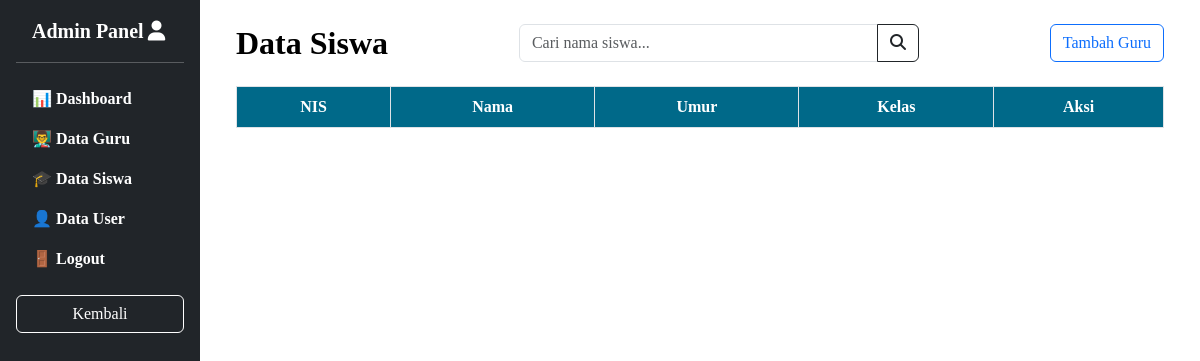
Before: /admin/datasiswa.php with the older database file.
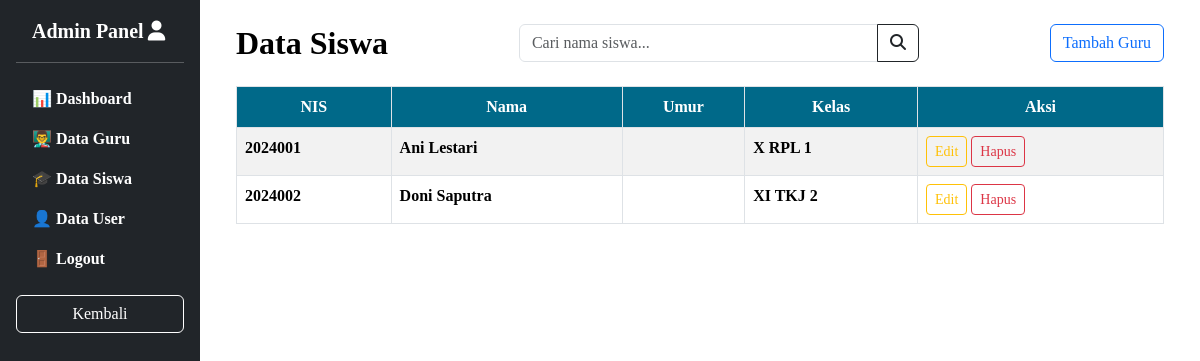
After: the same page with the newer database file.
### tables this page shows
CREATE TABLE data_siswa (
  id INT AUTO_INCREMENT PRIMARY KEY,
  nis VARCHAR(11) NOT NULL,
  nama VARCHAR(64) NOT NULL,
  umur VARCHAR(11) NOT NULL,
  kelas VARCHAR(64) NOT NULL,
  jurusan VARCHAR(16) NOT NULL,
  subkelas VARCHAR(16) NOT NULL,
  alamat TEXT NOT NULL
);

### admin/datasiswa.php (the view, shortened to what this page needs)
<?php include 'config.php';
?>
<!DOCTYPE html>
<html lang="id" data-bs-theme="light">
<head>
    <link href="https://cdn.jsdelivr.net/npm/bootstrap@5.3.2/dist/css/bootstrap.min.css" rel="stylesheet">
    <link href="https://cdn.jsdelivr.net/npm/bootstrap-icons@1.10.5/font/bootstrap-icons.css" rel="stylesheet">
    <link href="https://unpkg.com/aos@2.3.1/dist/aos.css" rel="stylesheet">
    <link rel="stylesheet" href="https://cdnjs.cloudflare.com/ajax/libs/font-awesome/6.5.0/css/all.min.css">
    <link rel="stylesheet" href="datasiswa.css">
</head>
<body data-aos="fade-in">
    <div class="d-flex">
        <?php include 'sidebar.php'; ?>
        <div class="flex-grow-1 p-4">
            <div class="container-fluid">
            <div class="d-flex justify-content-between align-items-center mb-2 flex-wrap">
                <h2 class="fw-bold mb-2 mb-md-0">Data Siswa</h2>
                <div class="input-group mx-md-4 my-2 my-md-0 justify-content-center" style="max-width: 400px;">
                    <input type="text" id="searchInput" class="form-control" placeholder="Cari nama siswa...">
                    <button class="btn dynamic-btn" type="button">
                        <i class="fa fa-search"></i>
                    </button>
                </div>
                <a href="tambahsiswa.php" class="btn btn-outline-primary">Tambah Guru</a>
            </div>
            <div class="table-responsive mt-4" style="max-height: 465px; overflow-y: auto;">
                <table class="table table-custom table-striped table-bordered">
                    <thead class="table">
                    <tr class="text-center">
                        <th>NIS</th>
                        <th>Nama</th>
                        <th>Umur</th>
                        <th>Kelas</th>
                        <th>Aksi</th>
                    </tr>
                    </thead>
                        <tbody>
                            <?php
                                $result = mysqli_query($conn, "SELECT * FROM data_siswa");
                                while ($row = mysqli_fetch_assoc($result)) {
                                    $kelas_full = $row['kelas'] . " " . $row['jurusan'] . " " . $row['subkelas'];
                                    echo "<tr>
                                            <td>{$row['nis']}</td>
                                            <td>{$row['nama']}</td>
                                            <td>{$row['umur']}</td>
                                            <td>{$kelas_full}</td>
                                            <td>
                                                <div class='d-flex gap-1'>
                                                    <a href='editsiswa.php?id={$row['id']}' class='btn btn-outline-warning btn-sm'>Edit</a>
                                                    <a href='hapussiswa.php?id={$row['id']}' class='btn btn-outline-danger btn-sm' onclick='return confirm(\"Yakin mau hapus?\")'>Hapus</a>
                                                </div>
                                            </td>
                                        </tr>";
                                    }
                                ?>
                        </tbody>
                    </table>
                </div>
            </div>
        </div>
    </div>
</body>
</html>

Changed rows visible on the page:
added data_siswa: nis "2024001", nama "Ani Lestari", kelas_full "X RPL 1"
added data_siswa: nis "2024002", nama "Doni Saputra", kelas_full "XI TKJ 2"
